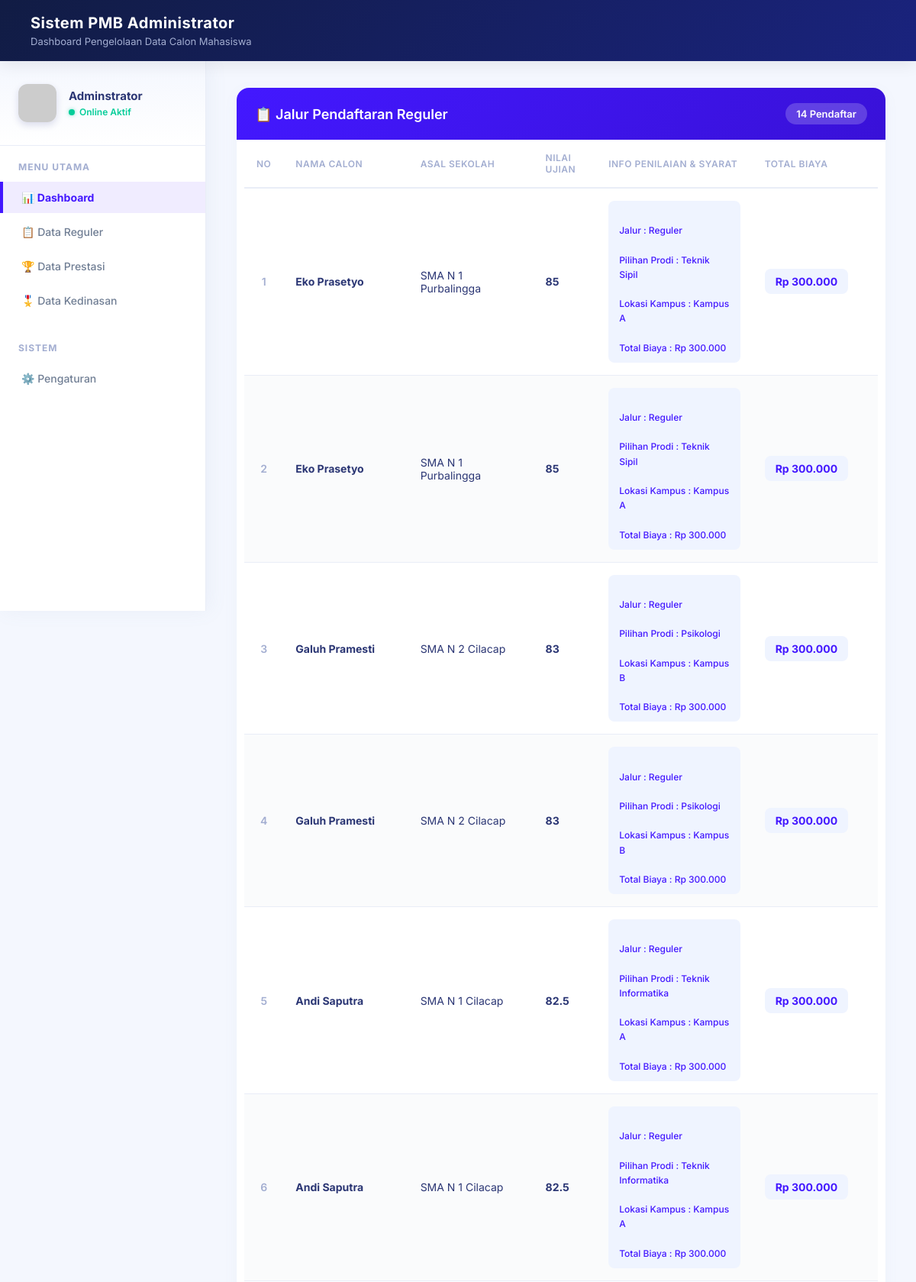
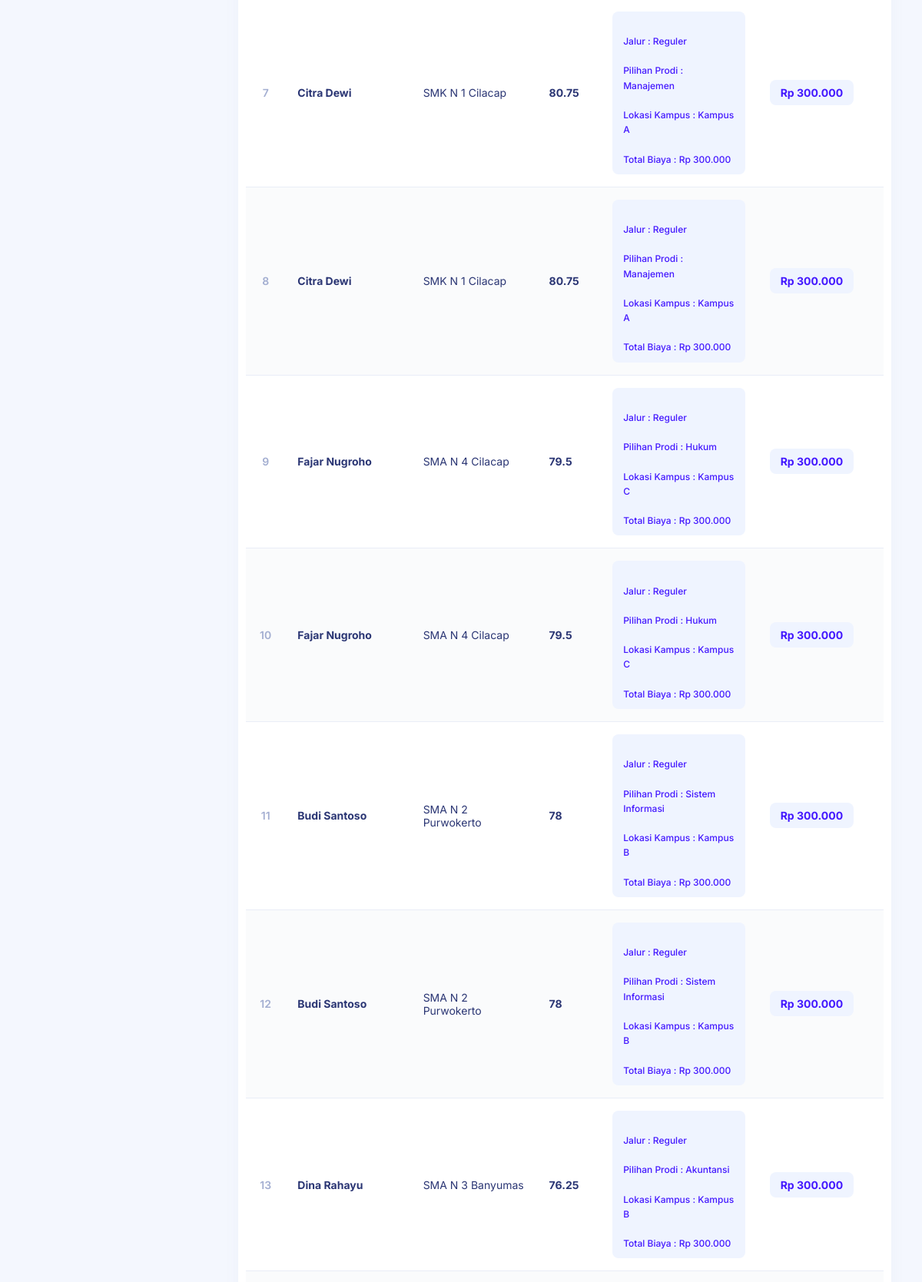
The page / (upper part) on the database its author committed (2 pictures, top to bottom).
### tables this page shows
CREATE TABLE `tabel_pendaftaran` (
  `id_pendaftaran` int NOT NULL,
  `nama_calon` varchar(100) NOT NULL,
  `asal_sekolah` varchar(100) NOT NULL,
  `nilai_ujian` decimal(5,2) NOT NULL,
  `biaya_pendaftaran_dasar` decimal(10,2) NOT NULL,
  `jalur_pendaftaran` enum('Reguler','Prestasi','Kedinasan') NOT NULL,
  `pilihan_prodi` varchar(100) DEFAULT NULL,
  `lokasi_kampus` varchar(100) DEFAULT NULL,
  `jenis_prestasi` varchar(100) DEFAULT NULL,
  `tingkat_prestasi` varchar(50) DEFAULT NULL,
  `sk_ikatan_dinas` varchar(100) DEFAULT NULL,
  `instansi_sponsor` varchar(100) DEFAULT NULL
);

### Models/PendaftaranReguler.php (called while the page is built, shortened)
<?php
require_once __DIR__ . '/Pendaftaran.php';
class PendaftaranReguler extends Pendaftaran {
    protected string $pilihanProdi;
    protected string $lokasiKampus;
    public function __construct(array $data) {
        $this->pilihanProdi = $data['pilihan_prodi'] ?? '-';
        $this->lokasiKampus = $data['lokasi_kampus'] ?? '-';
    }
    public function hitungTotalBiaya(): float {
        return $this->biayaPendaftaranDasar;
    }
    public function tampilkanInfoJalur(): string {
        return "
        Jalur          : Reguler
        Pilihan Prodi  : {$this->pilihanProdi}
        Lokasi Kampus  : {$this->lokasiKampus}
        Total Biaya    : Rp " . number_format($this->hitungTotalBiaya(), 0, ',', '.') . "
        ";
    }
    public function getDaftarReguler(PDO $db): array {
        $sql  = "SELECT id_pendaftaran, nama_calon, asal_sekolah,
                        nilai_ujian, biaya_pendaftaran_dasar,
                        pilihan_prodi, lokasi_kampus
                 FROM tabel_pendaftaran
                 WHERE jalur_pendaftaran = 'Reguler'
                 ORDER BY nilai_ujian DESC";
        $stmt = $db->prepare($sql);
        $stmt->execute();
        return $stmt->fetchAll();
    }
}

### Models/Pendaftaran.php (called while the page is built, shortened)
<?php
abstract class Pendaftaran {
    protected string $nama_calon;
    protected string $asal_sekolah;
    protected float  $nilai_ujian;
    public function __construct(array $data) {
        $this->nama_calon            = $data['nama_calon'];
        $this->asal_sekolah          = $data['asal_sekolah'];
        $this->nilai_ujian           = $data['nilai_ujian'];
    }
    public function getNamaCalon(): string     { return $this->nama_calon; }
    public function getAsalSekolah(): string   { return $this->asal_sekolah; }
    public function getNilaiUjian(): float     { return $this->nilai_ujian; }
}

### index.php (the view, shortened to what this page needs)
<?php
require_once __DIR__ . '/Models/Pendaftaran.php';
require_once __DIR__ . '/Models/PendaftaranReguler.php';
$database = new Database();
$db       = $database->getConnection();
$objReguler   = new PendaftaranReguler(['id_pendaftaran' => 0, 'nama_calon' => '', 'asal_sekolah' => '', 'nilai_ujian' => 0, 'biaya_pendaftaran_dasar' => 0]);
$dataReguler   = $objReguler->getDaftarReguler($db);
?>
<!DOCTYPE html>
<html lang="id">
<head>
</head>
<body>
<header>
    <div class="header-titles">
        <h1>Sistem PMB Administrator</h1>
        <p>Dashboard Pengelolaan Data Calon Mahasiswa</p>
    </div>
</header>
<div class="main-layout">
    <aside class="sidebar">
        <div class="sidebar-user">
            <img src="https://ui-avatars.com/api/?name=Admin+App&background=4318ff&color=fff&bold=true" alt="Admin Profil">
            <div class="user-info">
                <span class="user-name">Adminstrator</span>
                <span class="user-role">Online Aktif</span>
            </div>
        </div>
        <div class="sidebar-title">Menu Utama</div>
        <ul class="sidebar-menu">
            <li><a href="#" class="active">📊 Dashboard</a></li>
            <li><a href="#jalur-reguler">📋 Data Reguler</a></li>
            <li><a href="#jalur-prestasi">🏆 Data Prestasi</a></li>
            <li><a href="#jalur-kedinasan">🎖️ Data Kedinasan</a></li>
        </ul>
        <div class="sidebar-title" style="margin-top: 10px;">Sistem</div>
        <ul class="sidebar-menu">
            <li><a href="#">⚙️ Pengaturan</a></li>
        </ul>
    </aside>
    <main class="main-content">
        <div class="section" id="jalur-reguler" style="animation-delay: 0.1s;">
            <div class="section-header reguler">
                <div class="title-area">
                    <h2>📋 Jalur Pendaftaran Reguler</h2>
                </div>
                <span class="badge"><?= count($dataReguler) ?> Pendaftar</span>
            </div>
            <div class="table-wrap">
                <table>
                    <thead>
                        <tr>
                            <th width="5%">No</th>
                            <th width="20%">Nama Calon</th>
                            <th width="20%">Asal Sekolah</th>
                            <th width="10%">Nilai Ujian</th>
                            <th width="25%">Info Penilaian & Syarat</th>
                            <th width="20%">Total Biaya</th>
                        </tr>
                    </thead>
                    <tbody>
                    <?php if (empty($dataReguler)): ?>
                        <tr><td colspan="6" style="text-align:center; padding: 40px; color:#a3aed1;">Belum ada pendaftar di jalur ini.</td></tr>
                    <?php else: ?>
                        <?php foreach ($dataReguler as $no => $row):
                            $obj = new PendaftaranReguler($row);
                        ?>
                        <tr>
                            <td class="no"><?= $no + 1 ?></td>
                            <td><strong><?= htmlspecialchars($obj->getNamaCalon()) ?></strong></td>
                            <td><?= htmlspecialchars($obj->getAsalSekolah()) ?></td>
                            <td class="nilai"><?= $obj->getNilaiUjian() ?></td>
                            <td>
                                <div class="info-jalur reguler">
                                    <?= nl2br(htmlspecialchars(trim($obj->tampilkanInfoJalur()))) ?>
                                </div>
                            </td>
                            <td>
                                <span class="biaya reguler">
                                    Rp <?= number_format($obj->hitungTotalBiaya(), 0, ',', '.') ?>
                                </span>
                            </td>
                        </tr>
                        <?php endforeach; ?>
                    <?php endif; ?>
                    </tbody>
                </table>
            </div>
        </div>
    </main>
</div>
</body>
</html>

### index.php (style rules this page uses)
* { margin: 0; padding: 0; box-sizing: border-box; }
html { scroll-behavior: smooth; }
body { font-family: 'Inter', sans-serif; background: #f4f7fe; color: #2b3674; display: flex; flex-direction: column; min-height: 100vh; }
header { background: linear-gradient(135deg, #111c44, #1a237e); color: white; padding: 18px 40px; display: flex; justify-content: space-between; align-items: center; position: sticky; top: 0; z-index: 1000; box-shadow: 0 4px 20px rgba(0,0,0,0.08); }
header .header-titles h1 { font-size: 20px; font-weight: 700; letter-spacing: 0.5px; margin-bottom: 4px; }
header .header-titles p { font-size: 13px; color: #a3aed1; font-weight: 400; }
.main-layout { display: flex; flex: 1; align-items: flex-start; }
.sidebar { width: 270px; background: #ffffff; box-shadow: 4px 0 24px rgba(112, 144, 176, 0.08); position: sticky; top: 80px; height: calc(100vh - 80px); overflow-y: auto; flex-shrink: 0; display: flex; flex-direction: column; border-right: 1px solid #e9edf7; }
.sidebar-user { background: linear-gradient(180deg, #f4f7fe 0%, #ffffff 100%); display: flex; align-items: center; gap: 16px; padding: 30px 24px; border-bottom: 1px solid #e9edf7; margin-bottom: 20px; }
.sidebar-user img { width: 50px; height: 50px; border-radius: 12px; object-fit: cover; box-shadow: 0 4px 10px rgba(26, 35, 126, 0.15); }
.sidebar-user .user-info { display: flex; flex-direction: column; }
.sidebar-user .user-name { font-weight: 700; font-size: 15px; color: #2b3674; }
.sidebar-user .user-role { font-size: 12px; color: #05cd99; font-weight: 600; display: flex; align-items: center; gap: 6px; margin-top: 4px; }
.sidebar-user .user-role::before { content: ""; display: inline-block; width: 8px; height: 8px; background-color: #05cd99; border-radius: 50%; box-shadow: 0 0 5px rgba(5, 205, 153, 0.5); }
.sidebar-title { padding: 0 24px 12px 24px; font-size: 12px; font-weight: 700; color: #a3aed1; text-transform: uppercase; letter-spacing: 1px; }
.sidebar-menu { list-style: none; margin-bottom: 20px; }
.sidebar-menu li { margin-bottom: 4px; }
.sidebar-menu li a { display: flex; align-items: center; gap: 14px; padding: 12px 24px; color: #707e94; text-decoration: none; font-size: 14px; font-weight: 500; transition: all 0.3s ease; border-left: 4px solid transparent; }
.sidebar-menu li a.active { color: #4318ff; font-weight: 700; border-left: 4px solid #4318ff; background: rgba(67, 24, 255, 0.08); }
.main-content { flex: 1; padding: 35px 40px; max-width: calc(100% - 270px); }
.section { background: white; border-radius: 16px; box-shadow: 0 5px 20px rgba(112, 144, 176, 0.05); margin-bottom: 40px; overflow: hidden; scroll-margin-top: 110px; animation: slideUpFade 0.6s ease-out forwards; }
.section-header { padding: 20px 24px; color: white; display: flex; justify-content: space-between; align-items: center; }
.section-header .title-area { display: flex; align-items: center; gap: 12px; }
.section-header.reguler { background: linear-gradient(135deg, #4318ff, #3911d8); }
.section-header h2 { font-size: 18px; font-weight: 600; }
.section-header span.badge { background: rgba(255,255,255,0.2); padding: 6px 14px; border-radius: 30px; font-size: 13px; font-weight: 600; backdrop-filter: blur(5px); }
.table-wrap { overflow-x: auto; padding: 0 10px 10px 10px; }
table { width: 100%; border-collapse: separate; border-spacing: 0; font-size: 14px; }
thead th { padding: 16px; text-align: left; font-weight: 600; color: #a3aed1; text-transform: uppercase; font-size: 12px; letter-spacing: 0.5px; border-bottom: 2px solid #e9edf7; }
tbody tr:nth-child(even) { background-color: #fafbfc; }
tbody tr { transition: all 0.2s ease; }
tbody td { padding: 16px; vertical-align: middle; color: #2b3674; border-bottom: 1px solid #e9edf7; }
tbody tr:last-child td { border-bottom: none; }
.info-jalur { border-radius: 8px; padding: 10px 14px; font-size: 12px; white-space: pre-line; line-height: 1.6; font-weight: 500; }
.info-jalur.reguler { background: #eff4ff; color: #4318ff; }
.biaya { font-weight: 700; font-size: 14px; padding: 8px 14px; border-radius: 8px; display: inline-block; }
.biaya.reguler { background: #eff4ff; color: #4318ff; }
.nilai { font-weight: 700; color: #2b3674; }
.no { color: #a3aed1; font-size: 14px; font-weight: 600; text-align: center; }

### rows shown on the page
tabel_pendaftaran: nama_calon "Eko Prasetyo", asal_sekolah "SMA N 1 Purbalingga", nilai_ujian "85", $obj->tampilkanInfoJalur() "Jalur : Reguler Pilihan Prodi : Teknik Sipil Lokasi Kampus : Kampus A Total Biaya : Rp 300.000", biaya_pendaftaran_dasar "300.000"
tabel_pendaftaran: nama_calon "Eko Prasetyo", asal_sekolah "SMA N 1 Purbalingga", nilai_ujian "85", $obj->tampilkanInfoJalur() "Jalur : Reguler Pilihan Prodi : Teknik Sipil Lokasi Kampus : Kampus A Total Biaya : Rp 300.000", biaya_pendaftaran_dasar "300.000"
tabel_pendaftaran: nama_calon "Galuh Pramesti", asal_sekolah "SMA N 2 Cilacap", nilai_ujian "83", $obj->tampilkanInfoJalur() "Jalur : Reguler Pilihan Prodi : Psikologi Lokasi Kampus : Kampus B Total Biaya : Rp 300.000", biaya_pendaftaran_dasar "300.000"
tabel_pendaftaran: nama_calon "Galuh Pramesti", asal_sekolah "SMA N 2 Cilacap", nilai_ujian "83", $obj->tampilkanInfoJalur() "Jalur : Reguler Pilihan Prodi : Psikologi Lokasi Kampus : Kampus B Total Biaya : Rp 300.000", biaya_pendaftaran_dasar "300.000"
tabel_pendaftaran: nama_calon "Andi Saputra", asal_sekolah "SMA N 1 Cilacap", nilai_ujian "82.5", $obj->tampilkanInfoJalur() "Jalur : Reguler Pilihan Prodi : Teknik Informatika Lokasi Kampus : Kampus A Total Biaya : Rp 300.000", biaya_pendaftaran_dasar "300.000"
tabel_pendaftaran: nama_calon "Andi Saputra", asal_sekolah "SMA N 1 Cilacap", nilai_ujian "82.5", $obj->tampilkanInfoJalur() "Jalur : Reguler Pilihan Prodi : Teknik Informatika Lokasi Kampus : Kampus A Total Biaya : Rp 300.000", biaya_pendaftaran_dasar "300.000"
tabel_pendaftaran: nama_calon "Citra Dewi", asal_sekolah "SMK N 1 Cilacap", nilai_ujian "80.75", $obj->tampilkanInfoJalur() "Jalur : Reguler Pilihan Prodi : Manajemen Lokasi Kampus : Kampus A Total Biaya : Rp 300.000", biaya_pendaftaran_dasar "300.000"
tabel_pendaftaran: nama_calon "Citra Dewi", asal_sekolah "SMK N 1 Cilacap", nilai_ujian "80.75", $obj->tampilkanInfoJalur() "Jalur : Reguler Pilihan Prodi : Manajemen Lokasi Kampus : Kampus A Total Biaya : Rp 300.000", biaya_pendaftaran_dasar "300.000"
tabel_pendaftaran: nama_calon "Fajar Nugroho", asal_sekolah "SMA N 4 Cilacap", nilai_ujian "79.5", $obj->tampilkanInfoJalur() "Jalur : Reguler Pilihan Prodi : Hukum Lokasi Kampus : Kampus C Total Biaya : Rp 300.000", biaya_pendaftaran_dasar "300.000"
tabel_pendaftaran: nama_calon "Fajar Nugroho", asal_sekolah "SMA N 4 Cilacap", nilai_ujian "79.5", $obj->tampilkanInfoJalur() "Jalur : Reguler Pilihan Prodi : Hukum Lokasi Kampus : Kampus C Total Biaya : Rp 300.000", biaya_pendaftaran_dasar "300.000"
tabel_pendaftaran: nama_calon "Budi Santoso", asal_sekolah "SMA N 2 Purwokerto", nilai_ujian "78", $obj->tampilkanInfoJalur() "Jalur : Reguler Pilihan Prodi : Sistem Informasi Lokasi Kampus : Kampus B Total Biaya : Rp 300.000", biaya_pendaftaran_dasar "300.000"
tabel_pendaftaran: nama_calon "Budi Santoso", asal_sekolah "SMA N 2 Purwokerto", nilai_ujian "78", $obj->tampilkanInfoJalur() "Jalur : Reguler Pilihan Prodi : Sistem Informasi Lokasi Kampus : Kampus B Total Biaya : Rp 300.000", biaya_pendaftaran_dasar "300.000"
tabel_pendaftaran: nama_calon "Dina Rahayu", asal_sekolah "SMA N 3 Banyumas", nilai_ujian "76.25", $obj->tampilkanInfoJalur() "Jalur : Reguler Pilihan Prodi : Akuntansi Lokasi Kampus : Kampus B Total Biaya : Rp 300.000", biaya_pendaftaran_dasar "300.000"

### other values the page prints
count($dataReguler) "14"
